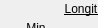
        <widget class="QWidget" name="rectangleEditOpts">
         <property name="geometry">
          <rect>
           <x>0</x>
           <y>0</y>
           <width>98</width>
           <height>28</height>
          </rect>
         </property>
         <attribute name="label">
          <string>Rectangle Editor</string>
         </attribute>
         <widget class="QPushButton" name="applyRectButton">
          <property name="geometry">
           <rect>
            <x>13</x>
            <y>179</y>
            <width>83</width>
            <height>25</height>
           </rect>
          </property>
          <property name="text">
           <string>Apply</string>
          </property>
         </widget>
         <widget class="QPushButton" name="resetRectButton">
          <property name="geometry">
           <rect>
            <x>123</x>
            <y>180</y>
            <width>83</width>
            <height>25</height>
           </rect>
          </property>
          <property name="text">
           <string>Reset</string>
          </property>
         </widget>
         <widget class="QDoubleSpinBox" name="rectLonMinVal">
          <property name="geometry">
           <rect>
            <x>2</x>
            <y>34</y>
            <width>69</width>
            <height>26</height>
           </rect>
          </property>
          <property name="decimals">
           <number>1</number>
          </property>
          <property name="minimum">
           <double>-180.000000000000000</double>
          </property>
          <property name="maximum">
           <double>360.000000000000000</double>
          </property>
          <property name="value">
           <double>165.000000000000000</double>
          </property>
         </widget>
         <widget class="QDoubleSpinBox" name="rectLonMaxVal">
          <property name="geometry">
           <rect>
            <x>75</x>
            <y>34</y>
            <width>69</width>
            <height>26</height>
           </rect>
          </property>
          <property name="decimals">
           <number>1</number>
          </property>
          <property name="maximum">
           <double>540.000000000000000</double>
          </property>
          <property name="value">
           <double>195.000000000000000</double>
          </property>
         </widget>
         <widget class="QDoubleSpinBox" name="rectLatMinVal">
          <property name="geometry">
           <rect>
            <x>2</x>
            <y>99</y>
            <width>69</width>
            <height>26</height>
           </rect>
          </property>
          <property name="decimals">
           <number>1</number>
          </property>
          <property name="minimum">
           <double>-135.000000000000000</double>
          </property>
          <property name="maximum">
           <double>90.000000000000000</double>
          </property>
          <property name="value">
           <double>-7.500000000000000</double>
          </property>
         </widget>
         <widget class="QDoubleSpinBox" name="rectLatMaxVal">
          <property name="geometry">
           <rect>
            <x>75</x>
            <y>99</y>
            <width>69</width>
            <height>26</height>
           </rect>
          </property>
          <property name="decimals">
           <number>1</number>
          </property>
          <property name="minimum">
           <double>-90.000000000000000</double>
          </property>
          <property name="maximum">
           <double>135.000000000000000</double>
          </property>
          <property name="value">
           <double>7.500000000000000</double>
          </property>
         </widget>
         <widget class="QDoubleSpinBox" name="rectDltLonVal">
          <property name="geometry">
           <rect>
            <x>148</x>
            <y>34</y>
            <width>69</width>
            <height>26</height>
           </rect>
          </property>
          <property name="maximum">
           <double>360.000000000000000</double>
          </property>
         </widget>
         <widget class="QDoubleSpinBox" name="rectDltLatVal">
          <property name="geometry">
           <rect>
            <x>148</x>
            <y>99</y>
            <width>69</width>
            <height>26</height>
           </rect>
          </property>
          <property name="maximum">
           <double>180.000000000000000</double>
          </property>
         </widget>
         <widget class="QDoubleSpinBox" name="rectEditVal">
          <property name="geometry">
           <rect>
            <x>40</x>
            <y>150</y>
            <width>69</width>
            <height>26</height>
           </rect>
          </property>
          <property name="maximum">
           <double>1.000000000000000</double>
          </property>
          <property name="singleStep">
           <double>0.100000000000000</double>
          </property>
          <property name="value">
           <double>1.000000000000000</double>
          </property>
         </widget>
         <widget class="QComboBox" name="rectFillMode">
          <property name="geometry">
           <rect>
            <x>120</x>
            <y>150</y>
            <width>86</width>
            <height>25</height>
           </rect>
          </property>
          <item>
           <property name="text">
            <string>Fill All</string>
           </property>
          </item>
          <item>
           <property name="text">
            <string>Fill Max</string>
           </property>
          </item>
         </widget>
         <widget class="QLabel" name="rectLonLabel">
          <property name="geometry">
           <rect>
            <x>45</x>
            <y>0</y>
            <width>131</width>
            <height>17</height>
           </rect>
          </property>
          <property name="font">
           <font>
            <underline>true</underline>
           </font>
          </property>
          <property name="text">
           <string>Longitude Values</string>
          </property>
          <property name="alignment">
           <set>Qt::AlignCenter</set>
          </property>
         </widget>
         <widget class="QLabel" name="rectLonMinTxt">
          <property name="geometry">
           <rect>
            <x>4</x>
            <y>19</y>
            <width>64</width>
            <height>17</height>
           </rect>
          </property>
          <property name="text">
           <string>Min</string>
          </property>
          <property name="alignment">
           <set>Qt::AlignCenter</set>
          </property>
         </widget>
         <widget class="QLabel" name="rectLonMaxTxt">
          <property name="geometry">
           <rect>
            <x>78</x>
            <y>19</y>
            <width>64</width>
            <height>17</height>
           </rect>
          </property>
          <property name="text">
           <string>Max</string>
          </property>
          <property name="alignment">
           <set>Qt::AlignCenter</set>
          </property>
         </widget>
         <widget class="QLabel" name="rectDltLonTxt">
          <property name="geometry">
           <rect>
            <x>146</x>
            <y>19</y>
            <width>71</width>
            <height>17</height>
           </rect>
          </property>
          <property name="text">
           <string>Taper</string>
          </property>
          <property name="alignment">
           <set>Qt::AlignCenter</set>
          </property>
         </widget>
         <widget class="QLabel" name="rectLatLabel">
          <property name="geometry">
           <rect>
            <x>55</x>
            <y>66</y>
            <width>111</width>
            <height>17</height>
           </rect>
          </property>
          <property name="font">
           <font>
            <underline>true</underline>
           </font>
          </property>
          <property name="text">
           <string>Latitude Values</string>
          </property>
          <property name="alignment">
           <set>Qt::AlignCenter</set>
          </property>
         </widget>
         <widget class="QLabel" name="rectLatMinTxt">
          <property name="geometry">
           <rect>
            <x>4</x>
            <y>84</y>
            <width>64</width>
            <height>17</height>
           </rect>
          </property>
          <property name="text">
           <string>Min</string>
          </property>
          <property name="alignment">
           <set>Qt::AlignCenter</set>
          </property>
         </widget>
         <widget class="QLabel" name="rectLatMaxTxt">
          <property name="geometry">
           <rect>
            <x>76</x>
            <y>84</y>
            <width>64</width>
            <height>17</height>
           </rect>
          </property>
          <property name="text">
           <string>Max</string>
          </property>
          <property name="alignment">
           <set>Qt::AlignCenter</set>
          </property>
         </widget>
         <widget class="QLabel" name="rectDltLatTxt">
          <property name="geometry">
           <rect>
            <x>150</x>
            <y>84</y>
            <width>64</width>
            <height>17</height>
           </rect>
          </property>
          <property name="text">
           <string>Taper</string>
          </property>
          <property name="alignment">
           <set>Qt::AlignCenter</set>
          </property>
         </widget>
         <widget class="QLabel" name="rectEditTxt">
          <property name="geometry">
           <rect>
            <x>65</x>
            <y>128</y>
            <width>91</width>
            <height>20</height>
           </rect>
          </property>
          <property name="font">
           <font>
            <underline>true</underline>
           </font>
          </property>
          <property name="text">
           <string>Fill Settings</string>
          </property>
          <property name="alignment">
           <set>Qt::AlignCenter</set>
          </property>
         </widget>
        </widget>
